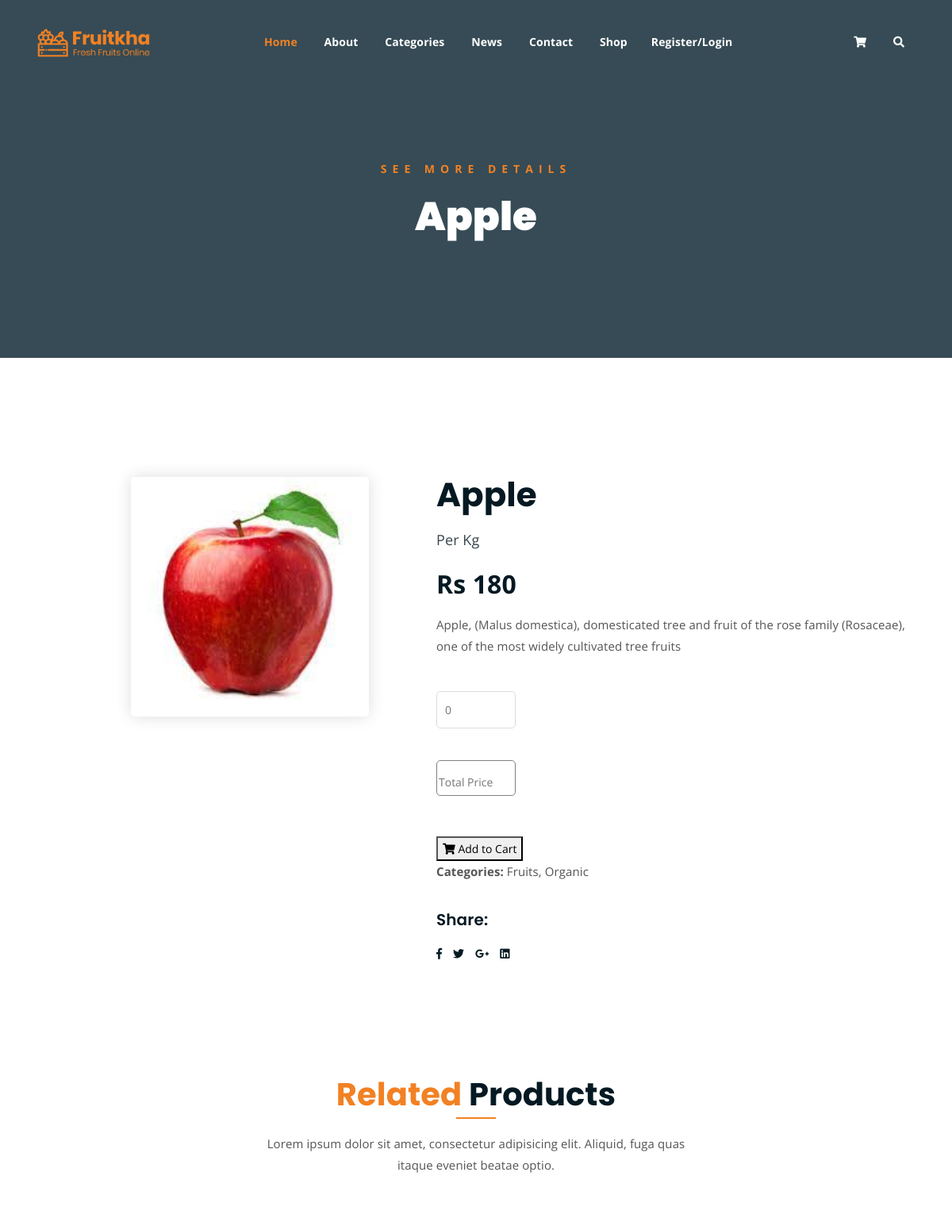
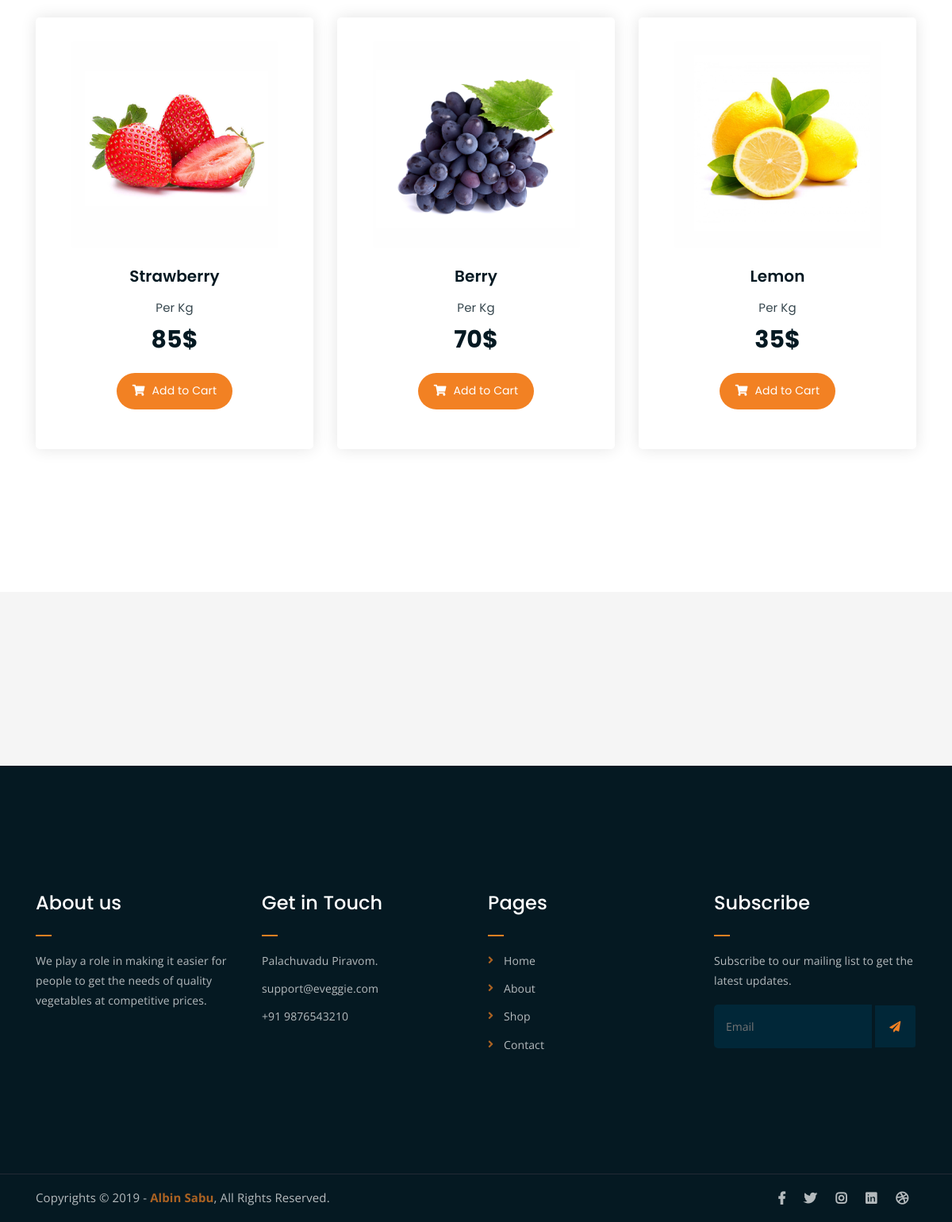
The page /single_page/1/ on the database its author committed (2 pictures, top to bottom).
### Backend/models.py (models this page shows)
class productdb(models.Model):
    Category = models.CharField(max_length=50, null=True, blank=True)
    Pname = models.CharField(max_length=50, null=True, blank=True)
    Description = models.CharField(max_length=50, null=True, blank=True)
    Price = models.IntegerField(null=True, blank=True)
    Pimage = models.ImageField(upload_to="P_Images", null=True, blank=True)

### Webapp/views.py (the view)
# urls.py: path('single_page/<int:pid>/', views.single_page, name="single_page"),
def single_page(request, pid):
    data = productdb.objects.get(id=pid)
    return render(request, "single_product.html", {'data': data})

### Webapp/templates/single_product.html (shortened to what this page needs)
<!DOCTYPE html>
{% load static %}
<html lang="en">
<head>
	<link rel="stylesheet" href="{% static 'myfolder/css/all.min.css' %}">
	<link rel="stylesheet" href="{% static 'myfolder/bootstrap/css/bootstrap.min.css' %}">
	<link rel="stylesheet" href="{% static 'myfolder/css/owl.carousel.css' %}">
	<link rel="stylesheet" href="{% static 'myfolder/css/magnific-popup.css' %}">
	<link rel="stylesheet" href="{% static 'myfolder/css/animate.css' %}">
	<link rel="stylesheet" href="{% static 'myfolder/css/meanmenu.min.css' %}">
	<link rel="stylesheet" href="{% static 'myfolder/css/main.css' %}">
	<link rel="stylesheet" href="{% static 'myfolder/css/responsive.css' %}">
</head>
<body>
	<div class="top-header-area" id="sticker">
		<div class="container">
			<div class="row">
				<div class="col-lg-12 col-sm-12 text-center">
					<div class="main-menu-wrap">
						<div class="site-logo">
							<a href="index.html">
								<img src="{% static 'myfolder/img/logo.png' %}" alt="">
							</a>
						</div>
						<nav class="main-menu">
							<ul>
								<li class="current-list-item"><a href="{% url 'home' %}">Home</a>
								</li>
								<li><a href="{% url 'about_page' %}">About</a></li>
								<li><a href="#">Categories</a>
								</li>
								<li><a href="#">News</a>
								</li>
								<li><a href="{% url 'contact_page' %}">Contact</a></li>
								<li><a href="{% url 'product_page' %}">Shop</a>
								{% if request.session.Uname %}
								<li><a href="{% url 'user_out' %}">Welcome {{request.session.Uname}}/Logout</a>
								{% else %}
								<li><a href="{% url 'register_page' %}">Register/Login</a>
								{% endif %}
								</li>
								<li>
									<div class="header-icons">
										<a class="shopping-cart" href="{% url 'disp_cart' %}"><i class="fas fa-shopping-cart"></i></a>
										<a class="mobile-hide search-bar-icon" href="#"><i class="fas fa-search"></i></a>
									</div>
								</li>
							</ul>
						</nav>
					</div>
				</div>
			</div>
		</div>
	</div>
	<div class="breadcrumb-section breadcrumb-bg">
		<div class="container">
			<div class="row">
				<div class="col-lg-8 offset-lg-2 text-center">
					<div class="breadcrumb-text">
						<p>See more Details</p>
						<h1>{{data.Pname}}</h1>
					</div>
				</div>
			</div>
		</div>
	</div>
	<div class="single-product mt-150 mb-150">
		<div class="container">
			<div class="row">
				<div class="col-md-5">
					<div class="single-product-img">
						<img src="{{data.Pimage.url}}" alt="" style="margin-left:120px;width:300px;">
					</div>
				</div>
				<div class="col-md-7">
					<div class="single-product-content">
						<h2>{{data.Pname}}</h2>
						<p class="single-product-pricing"><span>Per Kg</span> Rs {{data.Price}}</p>
						<p>{{data.Description}}</p>
						<div class="single-product-form">
							<form method="post" action="{% url 'cartpage' %}">
								<input type="hidden"  id="price" value="{{data.Price}}" min="1"><br>
								<input type="number" name="qtyy" id="qty" placeholder="0" min="1"><br><br>
								<input type="text" name="tot" id="total" placeholder="Total Price" style="padding-top:10px;width:100px;height:45px;border-radius:5px;border:1px solid grey;"><br><br>
								<input type="hidden" name="pn" value="{{data.Pname}}" readonly><br>
								<button type="submit" class="cart-btn"><i class="fas fa-shopping-cart"></i> Add to Cart</button>
							</form>
							<p><strong>Categories: </strong>Fruits, Organic</p>
						</div>
						<h4>Share:</h4>
						<ul class="product-share">
							<li><a href=""><i class="fab fa-facebook-f"></i></a></li>
							<li><a href=""><i class="fab fa-twitter"></i></a></li>
							<li><a href=""><i class="fab fa-google-plus-g"></i></a></li>
							<li><a href=""><i class="fab fa-linkedin"></i></a></li>
						</ul>
					</div>
				</div>
			</div>
		</div>
	</div>
	<div class="more-products mb-150">
		<div class="container">
			<div class="row">
				<div class="col-lg-8 offset-lg-2 text-center">
					<div class="section-title">
						<h3><span class="orange-text">Related</span> Products</h3>
						<p>Lorem ipsum dolor sit amet, consectetur adipisicing elit. Aliquid, fuga quas itaque eveniet beatae optio.</p>
					</div>
				</div>
			</div>
			<div class="row">
				<div class="col-lg-4 col-md-6 text-center">
					<div class="single-product-item">
						<div class="product-image">
							<a href="single-product.html"><img src="{% static 'myfolder/img/products/product-img-1.jpg' %}" alt=""></a>
						</div>
						<h3>Strawberry</h3>
						<p class="product-price"><span>Per Kg</span> 85$ </p>
						<a href="cart.html" class="cart-btn"><i class="fas fa-shopping-cart"></i> Add to Cart</a>
					</div>
				</div>
				<div class="col-lg-4 col-md-6 text-center">
					<div class="single-product-item">
						<div class="product-image">
							<a href="single-product.html"><img src="{% static 'myfolder/img/products/product-img-2.jpg' %}" alt=""></a>
						</div>
						<h3>Berry</h3>
						<p class="product-price"><span>Per Kg</span> 70$ </p>
						<a href="cart.html" class="cart-btn"><i class="fas fa-shopping-cart"></i> Add to Cart</a>
					</div>
				</div>
				<div class="col-lg-4 col-md-6 offset-lg-0 offset-md-3 text-center">
					<div class="single-product-item">
						<div class="product-image">
							<a href="single-product.html"><img src="{% static 'myfolder/img/products/product-img-3.jpg' %}" alt=""></a>
						</div>
						<h3>Lemon</h3>
						<p class="product-price"><span>Per Kg</span> 35$ </p>
						<a href="cart.html" class="cart-btn"><i class="fas fa-shopping-cart"></i> Add to Cart</a>
					</div>
				</div>
			</div>
		</div>
	</div>
	<div class="logo-carousel-section">
		<div class="container">
			<div class="row">
				<div class="col-lg-12">
					<div class="logo-carousel-inner">
						<div class="single-logo-item">
							<img src="{% static 'myfolder/img/company-logos/1.png' %}" alt="">
						</div>
						<div class="single-logo-item">
							<img src="{% static 'myfolder/img/company-logos/2.png' %}" alt="">
						</div>
						<div class="single-logo-item">
							<img src="{% static 'myfolder/img/company-logos/3.png' %}" alt="">
						</div>
						<div class="single-logo-item">
							<img src="{% static 'myfolder/img/company-logos/4.png' %}" alt="">
						</div>
					</div>
				</div>
			</div>
		</div>
	</div>
	<div class="footer-area">
		<div class="container">
			<div class="row">
				<div class="col-lg-3 col-md-6">
					<div class="footer-box about-widget">
						<h2 class="widget-title">About us</h2>
						<p>We play a role in making it easier for people to get the needs of quality vegetables at competitive prices.</p>
					</div>
				</div>
				<div class="col-lg-3 col-md-6">
					<div class="footer-box get-in-touch">
						<h2 class="widget-title">Get in Touch</h2>
						<ul>
							<li>Palachuvadu Piravom.</li>
							<li>support@eveggie.com</li>
							<li>+91 9876543210</li>
						</ul>
					</div>
				</div>
				<div class="col-lg-3 col-md-6">
					<div class="footer-box pages">
						<h2 class="widget-title">Pages</h2>
						<ul>
							<li><a href="{% url 'home' %}">Home</a></li>
							<li><a href="{% url 'about_page' %}">About</a></li>
							<li><a href="{% url 'product_page' %}">Shop</a></li>
							<li><a href="{% url 'contact_page' %}">Contact</a></li>
						</ul>
					</div>
				</div>
				<div class="col-lg-3 col-md-6">
					<div class="footer-box subscribe">
						<h2 class="widget-title">Subscribe</h2>
						<p>Subscribe to our mailing list to get the latest updates.</p>
						<form action="#">
							<input type="email" placeholder="Email">
							<button type="submit"><i class="fas fa-paper-plane"></i></button>
						</form>
					</div>
				</div>
			</div>
		</div>
	</div>
	<div class="copyright">
		<div class="container">
			<div class="row">
				<div class="col-lg-6 col-md-12">
					<p>Copyrights &copy; 2019 - <a href="#">Albin Sabu</a>,  All Rights Reserved.<br>
					</p>
				</div>
				<div class="col-lg-6 text-right col-md-12">
					<div class="social-icons">
						<ul>
							<li><a href="#" target="_blank"><i class="fab fa-facebook-f"></i></a></li>
							<li><a href="#" target="_blank"><i class="fab fa-twitter"></i></a></li>
							<li><a href="#" target="_blank"><i class="fab fa-instagram"></i></a></li>
							<li><a href="#" target="_blank"><i class="fab fa-linkedin"></i></a></li>
							<li><a href="#" target="_blank"><i class="fab fa-dribbble"></i></a></li>
						</ul>
					</div>
				</div>
			</div>
		</div>
	</div>
</body>
</html>

### rows shown on the page
productdb: Pname "Apple", Pimage (picture), Price "180", Description "Apple, (Malus domestica), domesticated tree and fruit of the rose family (Rosaceae), one of the most widely cultivated tree fruits"
